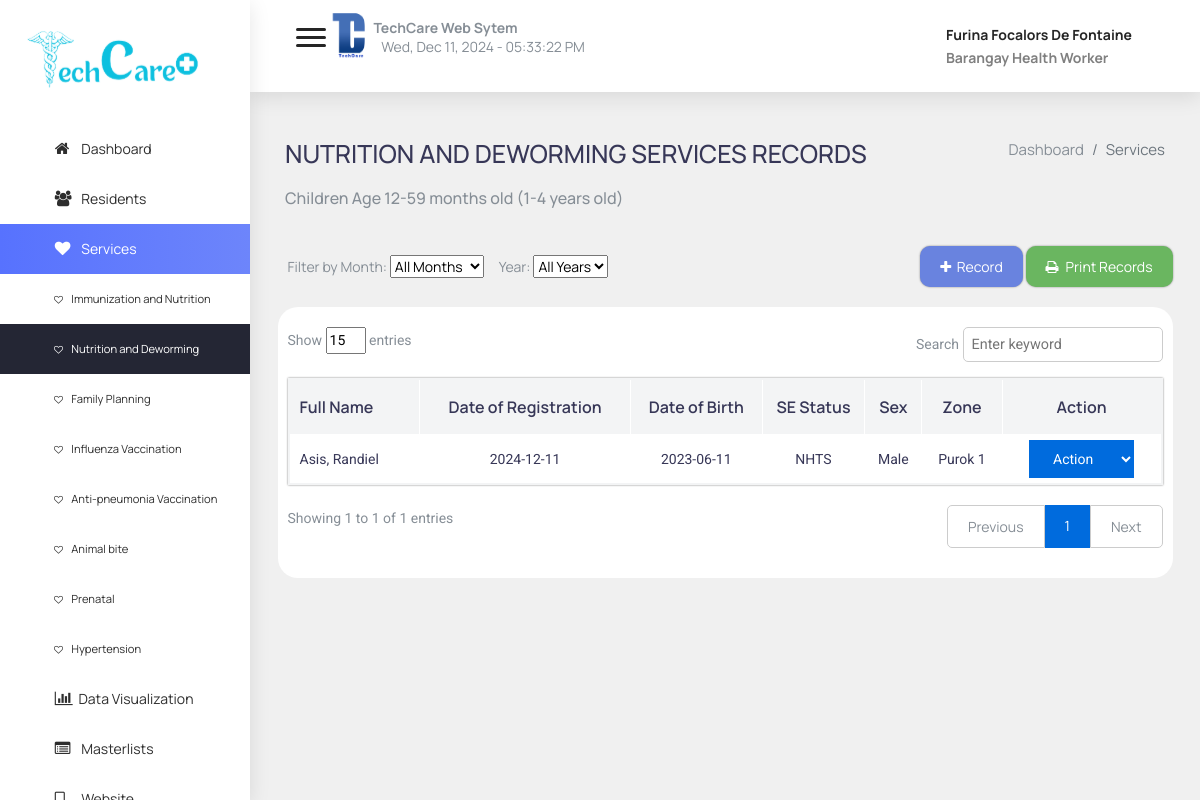
Screenshot of /admin/services2.php (signed in) with the database file from the repository.
### tables this page shows
CREATE TABLE `nutrition` (
  `id` int(11) NOT NULL,
  `reg` varchar(255) NOT NULL,
  `bday` varchar(255) NOT NULL,
  `serial` varchar(255) NOT NULL,
  `se_status` varchar(255) NOT NULL,
  `sex` varchar(255) NOT NULL,
  `length` varchar(255) NOT NULL,
  `weight` varchar(255) NOT NULL,
  `fname` varchar(255) NOT NULL,
  `mname` varchar(255) NOT NULL,
  `lname` varchar(255) NOT NULL,
  `suffix` varchar(255) NOT NULL,
  `zone` varchar(255) NOT NULL,
  `brgy` varchar(255) NOT NULL,
  `city` varchar(255) NOT NULL,
  `province` varchar(255) NOT NULL,
  `mother_fname` varchar(255) NOT NULL,
  `mother_mname` varchar(255) NOT NULL,
  `mother_lname` varchar(255) NOT NULL
);

### admin/data/showNutrition.php (the view, shortened to what this page needs)
<?php
include "dbcon.php";
$sql = "SELECT * FROM nutrition WHERE 1";
$sql .= " ORDER BY reg DESC";
$result = mysqli_query($conn, $sql);
$even = 0;
if (mysqli_num_rows($result) > 0) {
    $rows = array();
    while ($row = mysqli_fetch_assoc($result)) {
        $rows[] = $row;
    }
    $startIndex = 0;
    $endIndex = min(15, count($rows));
    for ($i = $startIndex; $i < $endIndex; $i++) {
        echo "<tr ";
        if ($even % 2 == 1) {
            echo "style='background-color:rgb(243,244,245);'";
        }
        echo "><th class='names'> " . $rows[$i]['lname'] . ", " . $rows[$i]['fname'] . " " . $rows[$i]['mname'] . "</th>";
        echo "<th> " . $rows[$i]['reg'] . "</th>";
        echo "<th> " . $rows[$i]['bday'] . "</th>";
        echo "<th> " . $rows[$i]['se_status'] . "</th>";
        echo "<th> " . $rows[$i]['sex'] . "</th>";
        echo "<th> " . $rows[$i]['zone'] . "</th>";
        echo "<th class='lastCol'> <select style='background-color:#006BDD;color:white;border:none;padding:10px 20px;'  onchange='location = this.value;' >";
        echo "<option value='' selected hidden>Action</option>";
        echo "</select> </th></tr>";
        $even++;
    }
} else {
    echo "No data found.";
}
?>

### admin/css/navigation.css (style rules this page uses)
body { position: relative; }

### admin/css/global.css (style rules this page uses)
:root { --black:#000000; --white: #ffffff; --gradient: linear-gradient(to right,rgb(93,86,244),rgb(106,170,243)); --main-color: rgb(93, 86, 244); --sky-blue: rgb(106,170,243); }
* { box-sizing: border-box; font-family: 'Manrope', sans-serif; }
body { margin: 0px; background-color: #f0f0f0; background-size: cover; background-repeat: no-repeat; }

### admin/css/tables.css (style rules this page uses)
.tableResidents .names { text-align: left; padding-left: 10px; }
th, tr { border: 1px solid white; }
.tableResidents, th, tr { padding: 5px; }
body { overflow-x: hidden; }

### rows the page displays
nutrition: lname "Asis", fname "Randiel", reg "2024-12-11", bday "2023-06-11", se_status "NHTS", sex "Male", zone "Purok 1"

### other values shown
$_SESSION["firstname"] "Furina"
$_SESSION["midname"] "Focalors"
$_SESSION["lastname"] "De Fontaine"
$_SESSION["user_type"] "Barangay Health Worker"
